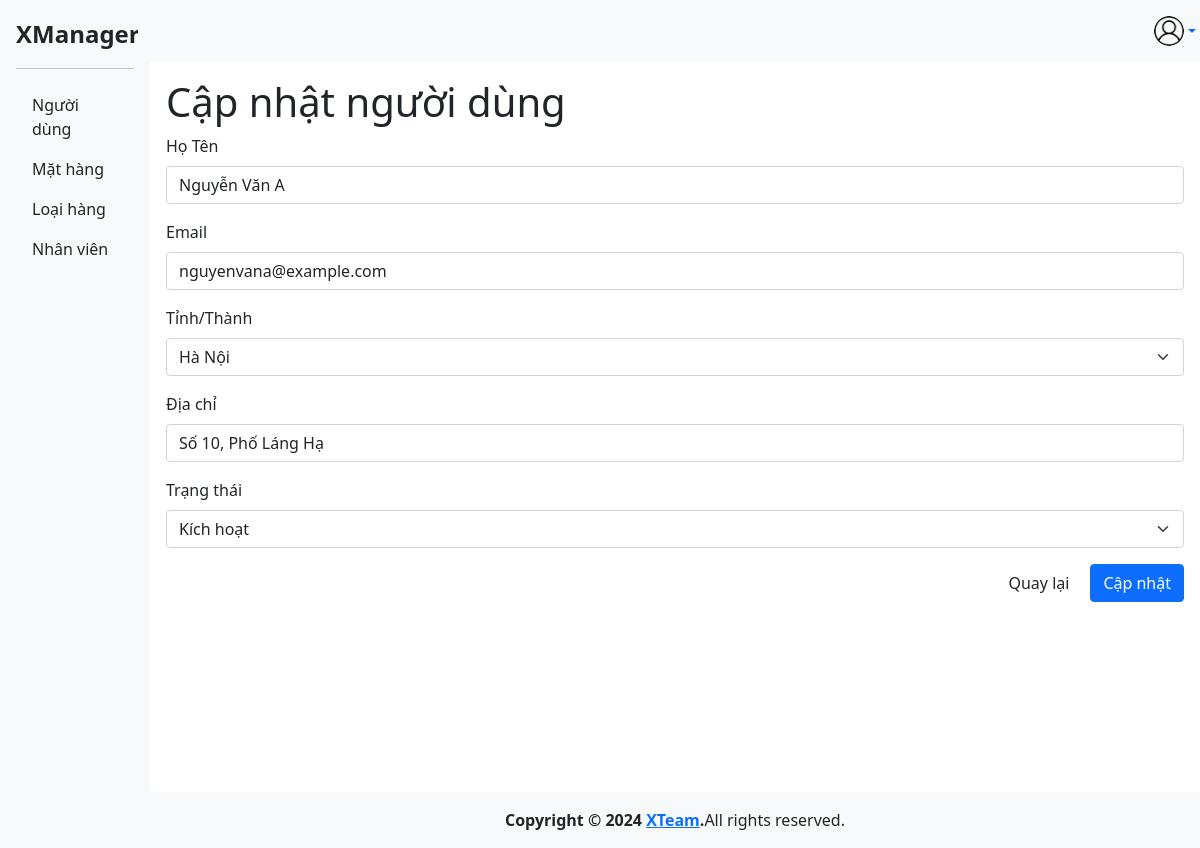
Page /employee/update/1 (signed in) on the committed database.
### tables this page shows
CREATE TABLE `employees` (
  `EmployeeID` int(11) NOT NULL,
  `EmployeeName` varchar(100) NOT NULL,
  `Email` varchar(150) NOT NULL,
  `Province` varchar(150) DEFAULT NULL,
  `Address` varchar(150) DEFAULT NULL,
  `Password` varchar(150) DEFAULT NULL,
  `Role` varchar(150) DEFAULT NULL,
  `IsWorking` tinyint(1) DEFAULT 0,
  `created_at` timestamp NOT NULL DEFAULT current_timestamp()
);

CREATE TABLE `provinces` (
  `ProvinceName` varchar(100) DEFAULT NULL
);

### src/Controller.php (called while the page is built, shortened)
<?php
class Controller {
    protected function render($view_name, $data = []) {
        extract($data);
        include __DIR__ . "\Views\\$view_name.php";
    }
}

### index.php (called while the page is built, shortened)
<?php
require __DIR__. '/src/routes.php';
$uri = $_SERVER['REQUEST_URI'];
$router->match($uri);

### src/Models/Employee.php (called while the page is built, shortened)
<?php
class Employee
{
    private $mysqli;
    public function __construct()
    {
        $host = DB_HOST;
        $username = DB_USER;
        $password = DB_PASSWORD;
        $database = DB_NAME;
        $this->mysqli = new \mysqli($host, $username, $password, $database);
    }
    public function getEmployeeById($userId)
    {
        $userId = $this->mysqli->real_escape_string($userId);
        $result = $this->mysqli->query("SELECT * FROM employees WHERE EmployeeID = $userId");
        return $result->fetch_assoc();
    }
}

### src/Models/User.php (called while the page is built, shortened)
<?php
class User
{
    private $mysqli;
    public function __construct()
    {
        $host = DB_HOST;
        $username = DB_USER;
        $password = DB_PASSWORD;
        $database = DB_NAME;
        $this->mysqli = new \mysqli($host, $username, $password, $database);
    }
    public function getProvinces()
    {
        return $this->mysqli->query("SELECT * FROM provinces");
    }
}

### src/Views/employees/edit.php (the view, shortened to what this page needs)
    <h1>Cập nhật người dùng</h1>
    <form action="" method="POST">
        <div class="mb-3">
            <label class="form-label" for="">Họ Tên</label>
            <input type="text" name="employeeName" class="form-control" placeholder="Tên..." value="<?= $employee["EmployeeName"]; ?>" autofocus>
        </div>
        <div class="mb-3">
            <label class="form-label" for="">Email</label>
            <input type="email" name="email" class="form-control" placeholder="Email..." value="<?= $employee["Email"]; ?>">
        </div>
        <div class="mb-3">
            <label class="form-label" for="">Tỉnh/Thành</label>
            <select name="province" class="form-select" aria-label="-- Chọn tỉnh/thành --">
                <?php foreach ($provinces as $province): ?>
                    <option value="<?= htmlspecialchars($province['ProvinceName']) ?>"
                        <?= isset($employee['Province']) && $employee['Province'] == $province['ProvinceName'] ? 'selected' : '' ?>>
                        <?= htmlspecialchars($province['ProvinceName']) ?>
                    </option>
                <?php endforeach; ?>
            </select>
        </div>
        <div class="mb-3">
            <label class="form-label" for="">Địa chỉ</label>
            <input type="text" name="address" class="form-control" placeholder="Mật khẩu..." value="<?= $employee["Address"]; ?>">
        </div>
        <div class="mb-3">
            <label class="form-label" for="">Trạng thái</label>
            <select name="isLocked" class="form-select">
                <option value="1" <?= $employee['IsWorking'] == 1 ? 'selected' : ''; ?>>Kích hoạt</option>
            </select>
        </div>
        <div class="d-flex gap-2 justify-content-end">
            <a class="btn btn-default" href="/employee">Quay lại</a>
            <button class="btn btn-primary">Cập nhật</button>
        </div>
    </form>
<?php $content = ob_get_clean(); ?>
<?php include(__DIR__ . '/../layouts/layout.php'); ?>

### src/Router.php (shortened to what this page needs)
<?php
class Router {
    private $routes = [];
    public function addRoute($pattern, $callback) {
        $this->routes[$pattern] = $callback;
    }
    public function match($uri) {
        uksort($this->routes, function ($a, $b) {
            return strlen($b) - strlen($a);
        });
        foreach ($this->routes as $pattern => $callback) {
            if (preg_match($pattern, $uri, $matches)) {
                array_shift($matches);
                call_user_func_array($callback, $matches);
                return;
            }
        }
    }
}

### src/Views/layouts/layout.php (shortened to what this page needs)
<!DOCTYPE html>
<html lang="en">
  <head>
    <link
      href="https://cdn.jsdelivr.net/npm/bootstrap@5.0.2/dist/css/bootstrap.min.css"
      rel="stylesheet"
    />
  </head>
  <body>
    <main>
    <div class="d-flex flex-column flex-shrink-0 p-3 bg-light" style="width: 150px">
    <a href="/" class="d-flex align-items-center mb-3 mb-md-0 me-md-auto link-dark text-decoration-none">
        <span class="fs-4 fw-bold">XManager</span>
    </a>
    <hr />
    <ul class="nav nav-pills flex-column mb-auto">
        <li class="nav-item">
            <a href="/" class="nav-link <?= ($_SERVER['REQUEST_URI'] === '/') ? 'active' : 'link-dark'; ?>">
                Người dùng
            </a>
        </li>
        <li class="nav-item">
            <a href="/product" class="nav-link <?= ($_SERVER['REQUEST_URI'] === '/product') ? 'active' : 'link-dark'; ?>">
                Mặt hàng
            </a>
        </li>
        <li class="nav-item">
            <a href="/category" class="nav-link <?= ($_SERVER['REQUEST_URI'] === '/category') ? 'active' : 'link-dark'; ?>">
                Loại hàng
            </a>
        </li>
        <li class="nav-item">
            <a href="/employee" class="nav-link <?= ($_SERVER['REQUEST_URI'] === '/employee') ? 'active' : 'link-dark'; ?>">
                Nhân viên
            </a>
        </li>
    </ul>
</div>
      <div style="width: 100%">
          <nav class="navbar">
            <?php if (isset($_SESSION['currentUser'])): ?>
            <div class="dropdown">
              <a
                href="#"
                class="d-flex align-items-center text-decoration-none dropdown-toggle"
                id="userDropdown"
                data-bs-toggle="dropdown"
                aria-expanded="false"
              >
                <img
                  src="/public/images/user.png"
                  alt="User Icon"
                  style="width: 30px; height: 30px; border-radius: 50%"
                />
              </a>
            </div>
            <?php else: ?>
            <a class="btn btn-primary" href="/auth/login">Đăng nhập</a>
            <?php endif; ?>
          </nav>
          <div class="wrap">
          <?= $content ?>
        </div>
        <footer>
            <strong>Copyright &copy; 2024 <a href="#">XTeam</a>.</strong>
            All rights reserved.
          </footer>
      </div>
    </main>
  </body>
</html>

### src/Views/layouts/layout.php (style rules this page uses)
:root { --header: 70px; --footer: 56px; }
main { display: flex; flex-wrap: nowrap; min-height: 100vh; overflow-x: auto; overflow-y: hidden; }
.navbar { display: flex; justify-content: flex-end; background: #f8f9fa; margin: 0 -0.75rem; padding: 1rem; }
.wrap { min-height: calc(100vh - var(--header)); padding: 1rem; }
footer { display: flex; justify-content: center; background: #f8f9fa; margin: 0 -0.75rem; padding: 1rem; }

### rows in the picture
employees: employeeName "Nguyễn Văn A", email "nguyenvana@example.com", province "Hà Nội", address "Số 10, Phố Láng Hạ", isLocked "Kích hoạt"
